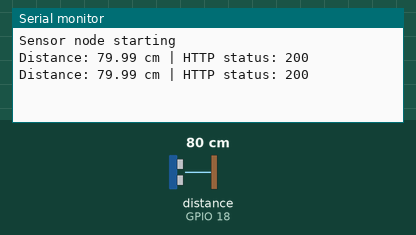
This sketch was run on a simulated ESP32. On the bench: the last lines printed to the serial monitor. The inputs (shaded band) are chosen by the test bench; at power-on: distance to the obstacle (sensor on GPIO 18) 80 cm. The echo pulse lasts 58.3 µs per cm; WiFi joins after 1.5 s; servers stay silent unless stated; uploads are accepted with an empty reply.

Above: at 10.8 s.
10.9 s: distance to the obstacle (sensor on GPIO 18) set to 4 cm
At 15.9 s:
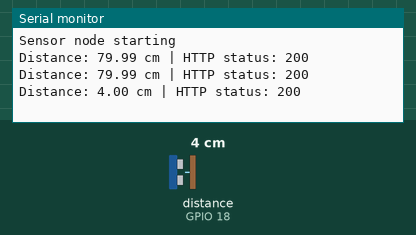
18.3 s: distance to the obstacle (sensor on GPIO 18) set to 2 cm
At 20.8 s:
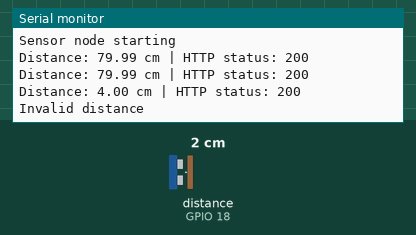

Measured:
- the behaviour switches between 3 and 2 cm on distance to the obstacle (sensor on GPIO 18) (found by bisection; images 1 and 2)
- after the input at 10.9 s, the serial monitor: prints a new line after 4.3 s (image 1)
- after the input at 18.3 s, the serial monitor: prints a new line after 1.7 s (image 2)

The sketch:

Task2_Sensor.ino
```cpp
/*
 * Task 2 - Sensor Node
 * Measures distance using the HC-SR04 ultrasonic sensor and sends
 * valid readings to the gateway every 5 seconds using HTTP POST.
 */

#include <WiFi.h>
#include <HTTPClient.h>

const char* ssid = "";
const char* password = "";

#define TRIG_PIN 5
#define ECHO_PIN 18

const char* gatewayURL = "http://192.168.4.1/api/sensor";

unsigned long lastSend = 0;

// Measure distance using ultrasonic echo duration
float measureDistance() {
  digitalWrite(TRIG_PIN, LOW);
  delayMicroseconds(2);

  // Send a 10-microsecond trigger pulse
  digitalWrite(TRIG_PIN, HIGH);
  delayMicroseconds(10);
  digitalWrite(TRIG_PIN, LOW);

  // Measure echo duration with a 30 ms timeout
  unsigned long duration = pulseIn(ECHO_PIN, HIGH, 30000UL);

  if (duration == 0) return -1;

  // Convert round-trip echo time to distance in centimetres
  return duration * 0.0343f / 2.0f;
}

void setup() {
  Serial.begin(115200);

  pinMode(TRIG_PIN, OUTPUT);
  pinMode(ECHO_PIN, INPUT);
  digitalWrite(TRIG_PIN, LOW);

  // Connect the sensor node to the gateway AP
  WiFi.mode(WIFI_STA);
  WiFi.begin(ssid, password);

  Serial.println("Sensor node starting");
}

void loop() {
  // Wait until the sensor node is connected to Wi-Fi
  if (WiFi.status() != WL_CONNECTED) {
    delay(200);
    return;
  }

  // Send a new measurement every 5 seconds
  if (millis() - lastSend >= 5000) {
    lastSend = millis();

    float distance = measureDistance();

    // Skip invalid sensor readings
    if (distance < 2 || distance > 400 || !isfinite(distance)) {
      Serial.println("Invalid distance");
      return;
    }

    HTTPClient http;
    http.setTimeout(3000);
    http.begin(gatewayURL);
    http.addHeader("Content-Type", "application/json");

    // Prepare the distance measurement as JSON
    String body = "{\"node\":\"sensor01\",\"distance\":" + String(distance, 2) + "}";

    // Send the measurement to the gateway
    int status = http.POST(body);

    Serial.print("Distance: ");
    Serial.print(distance);
    Serial.print(" cm | HTTP status: ");
    Serial.println(status);

    http.end();
  }
}
```
